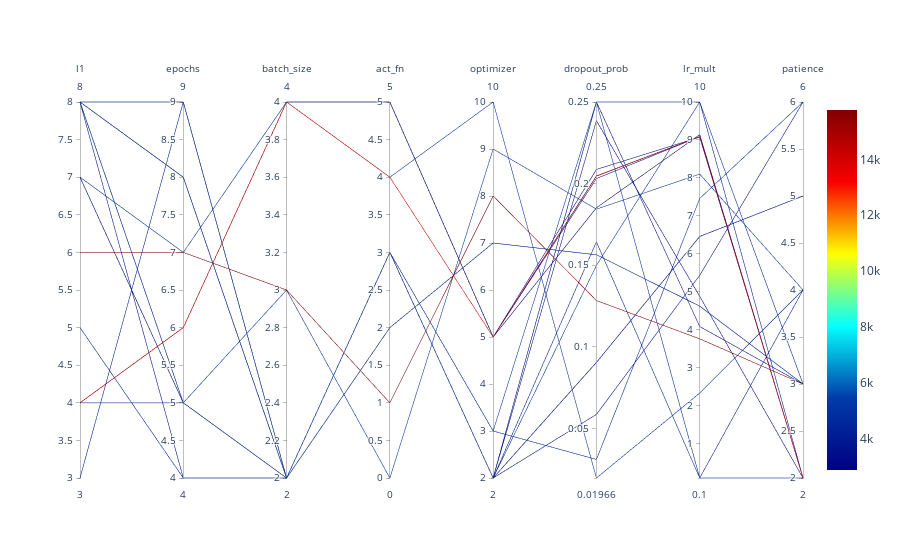

Source (notebook cell):
### Markdown cell above
### Parallel Coordinates Plots

### Code cell
#| label: 024_parallel_plot
spot_tuner.parallel_plot()

### Figure 1 — Plotly figure (JSON) as saved in the notebook; plotly's stock layout.template omitted (floating-point values rounded to 4 significant figures)
{"data": [{"dimensions": [{"label": "l1", "range": [3, 8], "values": [4, 7, 4, 6, 7, 5, 8, 8, 4, 8, 4, 3, 4, 8, 4, 8, 8, 4, 8, 4, 7, 8]}, {"label": "epochs", "range": [4, 9], "values": [6, 7, 5, 7, 5, 4, 8, 8, 6, 4, 6, 9, 6, 5, 6, 8, 9, 6, 5, 6, 5, 9]}, {"label": "batch_size", "range": [2, 4], "values": [4, 4, 3, 3, 2, 2, 2, 2, 4, 2, 4, 2, 4, 2, 4, 2, 2, 4, 2, 4, 2, 2]}, {"label": "act_fn", "range": [0, 5], "values": [5, 4, 0, 1, 3, 3, 2, 3, 4, 3, 5, 3, 5, 3, 5, 2, 3, 5, 3, 5, 3, 3]}, {"label": "optimizer", "range": [2, 10], "values": [5, 10, 9, 8, 2, 3, 7, 2, 5, 2, 5, 2, 5, 2, 5, 7, 2, 5, 3, 5, 2, 2]}, {"label": "dropout_prob", "range": [0.01966, 0.25], "values": [0.2047, 0.01966, 0.1844, 0.1284, 0.09047, 0.03103, 0.1564, 0.2385, 0.2047, 0.05859, 0.2047, 0.25, 0.2046, 0.1643, 0.2031, 0.1564, 0.1499, 0.2087, 0.25, 0.1852, 0.09047, 0.25]}, {"label": "lr_mult", "range": [0.1, 10], "values": [9.086, 2.336, 8.102, 3.764, 6.46, 7.46, 4.624, 4.883, 9.086, 5.436, 9.086, 10, 9.086, 0.1, 9.09, 4.624, 10, 9.075, 0.1, 9.14, 6.46, 4.087]}, {"label": "patience", "range": [2, 6], "values": [2, 4, 4, 3, 5, 6, 3, 2, 2, 6, 2, 2, 2, 4, 2, 3, 3, 2, 2, 2, 5, 3]}], "line": {"cmax": 15760.0, "cmin": 2899.0, "color": [2951.0, 4863.0, 5146.0, 15760.0, 3297.0, 4626.0, 3296.0, 3191.0, 13980.0, 3729.0, 3043.0, 4262.0, 2899.0, 4138.0, 3168.0, 4876.0, 4940.0, 3371.0, 4857.0, 3042.0, 3718.0, 3127.0], "colorscale": [[0, "rgb(0,0,131)"], [0.2, "rgb(0,60,170)"], [0.4, "rgb(5,255,255)"], [0.6, "rgb(255,255,0)"], [0.8, "rgb(250,0,0)"], [1, "rgb(128,0,0)"]], "showscale": true}, "type": "parcoords"}], "layout": {}}
